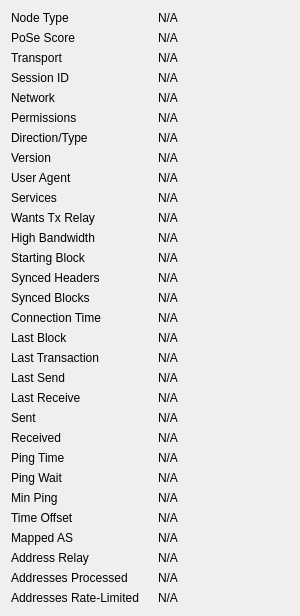
             <widget class="QWidget" name="detailWidget">
              <property name="geometry">
               <rect>
                <x>0</x>
                <y>0</y>
                <width>300</width>
                <height>426</height>
               </rect>
              </property>
              <layout class="QGridLayout" name="gridLayout_2" columnminimumwidth="0,10,0">
               <item row="0" column="0">
                <widget class="QLabel" name="label_50">
                 <property name="text">
                  <string>Node Type</string>
                 </property>
                </widget>
               </item>
               <item row="0" column="2">
                <widget class="QLabel" name="peerNodeType">
                 <property name="cursor">
                  <cursorShape>IBeamCursor</cursorShape>
                 </property>
                 <property name="text">
                  <string>N/A</string>
                 </property>
                 <property name="textFormat">
                  <enum>Qt::PlainText</enum>
                 </property>
                 <property name="textInteractionFlags">
                  <set>Qt::LinksAccessibleByMouse|Qt::TextSelectableByKeyboard|Qt::TextSelectableByMouse</set>
                 </property>
                </widget>
               </item>
               <item row="1" column="0">
                <widget class="QLabel" name="label_51">
                 <property name="text">
                  <string>PoSe Score</string>
                 </property>
                </widget>
               </item>
               <item row="1" column="2">
                <widget class="QLabel" name="peerPoSeScore">
                 <property name="cursor">
                  <cursorShape>IBeamCursor</cursorShape>
                 </property>
                 <property name="text">
                  <string>N/A</string>
                 </property>
                 <property name="textFormat">
                  <enum>Qt::PlainText</enum>
                 </property>
                 <property name="textInteractionFlags">
                  <set>Qt::LinksAccessibleByMouse|Qt::TextSelectableByKeyboard|Qt::TextSelectableByMouse</set>
                 </property>
                </widget>
               </item>
               <item row="2" column="0">
                <widget class="QLabel" name="peerTransportTypeLabel">
                 <property name="toolTip">
                  <string>The transport layer version: %1</string>
                 </property>
                 <property name="text">
                  <string>Transport</string>
                 </property>
                </widget>
               </item>
               <item row="2" column="2">
                <widget class="QLabel" name="peerTransportType">
                 <property name="cursor">
                  <cursorShape>IBeamCursor</cursorShape>
                 </property>
                 <property name="text">
                  <string>N/A</string>
                 </property>
                 <property name="textFormat">
                  <enum>Qt::PlainText</enum>
                 </property>
                 <property name="textInteractionFlags">
                  <set>Qt::LinksAccessibleByMouse|Qt::TextSelectableByKeyboard|Qt::TextSelectableByMouse</set>
                 </property>
                </widget>
               </item>
               <item row="3" column="0">
                <widget class="QLabel" name="peerSessionIdLabel">
                 <property name="toolTip">
                  <string>The BIP324 session ID string in hex, if any.</string>
                 </property>
                 <property name="text">
                  <string>Session ID</string>
                 </property>
                </widget>
               </item>
               <item row="3" column="2">
                <widget class="QLabel" name="peerSessionId">
                 <property name="cursor">
                  <cursorShape>IBeamCursor</cursorShape>
                 </property>
                 <property name="text">
                  <string>N/A</string>
                 </property>
                 <property name="textFormat">
                  <enum>Qt::PlainText</enum>
                 </property>
                 <property name="textInteractionFlags">
                  <set>Qt::LinksAccessibleByMouse|Qt::TextSelectableByKeyboard|Qt::TextSelectableByMouse</set>
                 </property>
                </widget>
               </item>
               <item row="4" column="0">
                <widget class="QLabel" name="peerNetworkLabel">
                 <property name="toolTip">
                  <string>The network protocol this peer is connected through: IPv4, IPv6, Onion, I2P, or CJDNS.</string>
                 </property>
                 <property name="text">
                  <string>Network</string>
                 </property>
                </widget>
               </item>
               <item row="4" column="2">
                <widget class="QLabel" name="peerNetwork">
                 <property name="cursor">
                  <cursorShape>IBeamCursor</cursorShape>
                 </property>
                 <property name="text">
                  <string>N/A</string>
                 </property>
                 <property name="textFormat">
                  <enum>Qt::PlainText</enum>
                 </property>
                 <property name="textInteractionFlags">
                  <set>Qt::LinksAccessibleByMouse|Qt::TextSelectableByKeyboard|Qt::TextSelectableByMouse</set>
                 </property>
                </widget>
               </item>
               <item row="5" column="0">
                <widget class="QLabel" name="label_30">
                 <property name="text">
                  <string>Permissions</string>
                 </property>
                </widget>
               </item>
               <item row="5" column="2">
                <widget class="QLabel" name="peerPermissions">
                 <property name="cursor">
                  <cursorShape>IBeamCursor</cursorShape>
                 </property>
                 <property name="text">
                  <string>N/A</string>
                 </property>
                 <property name="textFormat">
                  <enum>Qt::PlainText</enum>
                 </property>
                 <property name="textInteractionFlags">
                  <set>Qt::LinksAccessibleByMouse|Qt::TextSelectableByKeyboard|Qt::TextSelectableByMouse</set>
                 </property>
                </widget>
               </item>
               <item row="6" column="0">
               <widget class="QLabel" name="peerConnectionTypeLabel">
                 <property name="toolTip">
                   <string>The direction and type of peer connection: %1</string>
                 </property>
                 <property name="text">
                  <string>Direction/Type</string>
                 </property>
                </widget>
               </item>
               <item row="6" column="2">
                <widget class="QLabel" name="peerConnectionType">
                 <property name="cursor">
                  <cursorShape>IBeamCursor</cursorShape>
                 </property>
                 <property name="text">
                  <string>N/A</string>
                 </property>
                 <property name="textFormat">
                  <enum>Qt::PlainText</enum>
                 </property>
                 <property name="textInteractionFlags">
                  <set>Qt::LinksAccessibleByMouse|Qt::TextSelectableByKeyboard|Qt::TextSelectableByMouse</set>
                 </property>
                </widget>
               </item>
               <item row="7" column="0">
                <widget class="QLabel" name="label_21">
                 <property name="text">
                  <string>Version</string>
                 </property>
                </widget>
               </item>
               <item row="7" column="2">
                <widget class="QLabel" name="peerVersion">
                 <property name="cursor">
                  <cursorShape>IBeamCursor</cursorShape>
                 </property>
                 <property name="text">
                  <string>N/A</string>
                 </property>
                 <property name="textFormat">
                  <enum>Qt::PlainText</enum>
                 </property>
                 <property name="textInteractionFlags">
                  <set>Qt::LinksAccessibleByMouse|Qt::TextSelectableByKeyboard|Qt::TextSelectableByMouse</set>
                 </property>
                </widget>
               </item>
               <item row="8" column="0">
                <widget class="QLabel" name="label_28">
                 <property name="text">
                  <string>User Agent</string>
                 </property>
                </widget>
               </item>
               <item row="8" column="2">
                <widget class="QLabel" name="peerSubversion">
                 <property name="cursor">
                  <cursorShape>IBeamCursor</cursorShape>
                 </property>
                 <property name="text">
                  <string>N/A</string>
                 </property>
                 <property name="textFormat">
                  <enum>Qt::PlainText</enum>
                 </property>
                 <property name="wordWrap">
                  <bool>true</bool>
                 </property>
                 <property name="textInteractionFlags">
                  <set>Qt::LinksAccessibleByMouse|Qt::TextSelectableByKeyboard|Qt::TextSelectableByMouse</set>
                 </property>
                </widget>
               </item>
               <item row="9" column="0">
                <widget class="QLabel" name="label_4">
                 <property name="text">
                  <string>Services</string>
                 </property>
                </widget>
               </item>
               <item row="9" column="2">
                <widget class="QLabel" name="peerServices">
                 <property name="cursor">
                  <cursorShape>IBeamCursor</cursorShape>
                 </property>
                 <property name="text">
                  <string>N/A</string>
                 </property>
                 <property name="textFormat">
                  <enum>Qt::PlainText</enum>
                 </property>
                 <property name="textInteractionFlags">
                  <set>Qt::LinksAccessibleByMouse|Qt::TextSelectableByKeyboard|Qt::TextSelectableByMouse</set>
                 </property>
                </widget>
               </item>
               <item row="10" column="0">
                <widget class="QLabel" name="peerRelayTxesLabel">
                 <property name="toolTip">
                  <string>Whether the peer requested us to relay transactions.</string>
                 </property>
                 <property name="text">
                  <string>Wants Tx Relay</string>
                 </property>
                </widget>
               </item>
               <item row="10" column="2">
                <widget class="QLabel" name="peerRelayTxes">
                 <property name="cursor">
                  <cursorShape>IBeamCursor</cursorShape>
                 </property>
                 <property name="text">
                  <string>N/A</string>
                 </property>
                 <property name="textFormat">
                  <enum>Qt::PlainText</enum>
                 </property>
                 <property name="textInteractionFlags">
                  <set>Qt::LinksAccessibleByMouse|Qt::TextSelectableByKeyboard|Qt::TextSelectableByMouse</set>
                 </property>
                </widget>
               </item>
               <item row="11" column="0">
                <widget class="QLabel" name="peerHighBandwidthLabel">
                 <property name="toolTip">
                  <string>High bandwidth BIP152 compact block relay: %1</string>
                 </property>
                 <property name="text">
                  <string>High Bandwidth</string>
                 </property>
                </widget>
               </item>
               <item row="11" column="2">
                <widget class="QLabel" name="peerHighBandwidth">
                 <property name="cursor">
                  <cursorShape>IBeamCursor</cursorShape>
                 </property>
                 <property name="text">
                  <string>N/A</string>
                 </property>
                 <property name="textFormat">
                  <enum>Qt::PlainText</enum>
                 </property>
                 <property name="textInteractionFlags">
                  <set>Qt::LinksAccessibleByMouse|Qt::TextSelectableByKeyboard|Qt::TextSelectableByMouse</set>
                 </property>
                </widget>
               </item>
               <item row="12" column="0">
                <widget class="QLabel" name="label_29">
                 <property name="text">
                  <string>Starting Block</string>
                 </property>
                </widget>
               </item>
               <item row="12" column="2">
                <widget class="QLabel" name="peerHeight">
                 <property name="cursor">
                  <cursorShape>IBeamCursor</cursorShape>
                 </property>
                 <property name="text">
                  <string>N/A</string>
                 </property>
                 <property name="textFormat">
                  <enum>Qt::PlainText</enum>
                 </property>
                 <property name="textInteractionFlags">
                  <set>Qt::LinksAccessibleByMouse|Qt::TextSelectableByKeyboard|Qt::TextSelectableByMouse</set>
                 </property>
                </widget>
               </item>
               <item row="13" column="0">
                <widget class="QLabel" name="label_27">
                 <property name="text">
                  <string>Synced Headers</string>
                 </property>
                </widget>
               </item>
               <item row="13" column="2">
                <widget class="QLabel" name="peerSyncHeight">
                 <property name="cursor">
                  <cursorShape>IBeamCursor</cursorShape>
                 </property>
                 <property name="text">
                  <string>N/A</string>
                 </property>
                 <property name="textFormat">
                  <enum>Qt::PlainText</enum>
                 </property>
                 <property name="textInteractionFlags">
                  <set>Qt::LinksAccessibleByMouse|Qt::TextSelectableByKeyboard|Qt::TextSelectableByMouse</set>
                 </property>
                </widget>
               </item>
               <item row="14" column="0">
                <widget class="QLabel" name="label_25">
                 <property name="text">
                  <string>Synced Blocks</string>
                 </property>
                </widget>
               </item>
               <item row="14" column="2">
                <widget class="QLabel" name="peerCommonHeight">
                 <property name="cursor">
                  <cursorShape>IBeamCursor</cursorShape>
                 </property>
                 <property name="text">
                  <string>N/A</string>
                 </property>
                 <property name="textFormat">
                  <enum>Qt::PlainText</enum>
                 </property>
                 <property name="textInteractionFlags">
                  <set>Qt::LinksAccessibleByMouse|Qt::TextSelectableByKeyboard|Qt::TextSelectableByMouse</set>
                 </property>
                </widget>
               </item>
               <item row="15" column="0">
                <widget class="QLabel" name="label_22">
                 <property name="text">
                  <string>Connection Time</string>
                 </property>
                </widget>
               </item>
               <item row="15" column="2">
                <widget class="QLabel" name="peerConnTime">
                 <property name="cursor">
                  <cursorShape>IBeamCursor</cursorShape>
                 </property>
                 <property name="text">
                  <string>N/A</string>
                 </property>
                 <property name="textFormat">
                  <enum>Qt::PlainText</enum>
                 </property>
                 <property name="textInteractionFlags">
                  <set>Qt::LinksAccessibleByMouse|Qt::TextSelectableByKeyboard|Qt::TextSelectableByMouse</set>
                 </property>
                </widget>
               </item>
               <item row="16" column="0">
                <widget class="QLabel" name="peerLastBlockLabel">
                 <property name="toolTip">
                  <string>Elapsed time since a novel block passing initial validity checks was received from this peer.</string>
                 </property>
                 <property name="text">
                  <string>Last Block</string>
                 </property>
                </widget>
               </item>
               <item row="16" column="2">
                <widget class="QLabel" name="peerLastBlock">
                 <property name="cursor">
                  <cursorShape>IBeamCursor</cursorShape>
                 </property>
                 <property name="text">
                  <string>N/A</string>
                 </property>
                 <property name="textFormat">
                  <enum>Qt::PlainText</enum>
                 </property>
                 <property name="textInteractionFlags">
                  <set>Qt::LinksAccessibleByMouse|Qt::TextSelectableByKeyboard|Qt::TextSelectableByMouse</set>
                 </property>
                </widget>
               </item>
               <item row="17" column="0">
                <widget class="QLabel" name="peerLastTxLabel">
                 <property name="toolTip">
                  <string extracomment="Tooltip text for the Last Transaction field in the peer details area.">Elapsed time since a novel transaction accepted into our mempool was received from this peer.</string>
                 </property>
                 <property name="text">
                  <string>Last Transaction</string>
                 </property>
                </widget>
               </item>
               <item row="17" column="2">
                <widget class="QLabel" name="peerLastTx">
                 <property name="cursor">
                  <cursorShape>IBeamCursor</cursorShape>
                 </property>
                 <property name="text">
                  <string>N/A</string>
                 </property>
                 <property name="textFormat">
                  <enum>Qt::PlainText</enum>
                 </property>
                 <property name="textInteractionFlags">
                  <set>Qt::LinksAccessibleByMouse|Qt::TextSelectableByKeyboard|Qt::TextSelectableByMouse</set>
                 </property>
                </widget>
               </item>
               <item row="18" column="0">
                <widget class="QLabel" name="label_15">
                 <property name="text">
                  <string>Last Send</string>
                 </property>
                </widget>
               </item>
               <item row="18" column="2">
                <widget class="QLabel" name="peerLastSend">
                 <property name="cursor">
                  <cursorShape>IBeamCursor</cursorShape>
                 </property>
                 <property name="text">
                  <string>N/A</string>
                 </property>
                 <property name="textFormat">
                  <enum>Qt::PlainText</enum>
                 </property>
                 <property name="textInteractionFlags">
                  <set>Qt::LinksAccessibleByMouse|Qt::TextSelectableByKeyboard|Qt::TextSelectableByMouse</set>
                 </property>
                </widget>
               </item>
               <item row="19" column="0">
                <widget class="QLabel" name="label_19">
                 <property name="text">
                  <string>Last Receive</string>
                 </property>
                </widget>
               </item>
               <item row="19" column="2">
                <widget class="QLabel" name="peerLastRecv">
                 <property name="cursor">
                  <cursorShape>IBeamCursor</cursorShape>
                 </property>
                 <property name="text">
                  <string>N/A</string>
                 </property>
                 <property name="textFormat">
                  <enum>Qt::PlainText</enum>
                 </property>
                 <property name="textInteractionFlags">
                  <set>Qt::LinksAccessibleByMouse|Qt::TextSelectableByKeyboard|Qt::TextSelectableByMouse</set>
                 </property>
                </widget>
               </item>
               <item row="20" column="0">
                <widget class="QLabel" name="label_18">
                 <property name="text">
                  <string>Sent</string>
                 </property>
                </widget>
               </item>
               <item row="20" column="2">
                <widget class="QLabel" name="peerBytesSent">
                 <property name="cursor">
                  <cursorShape>IBeamCursor</cursorShape>
                 </property>
                 <property name="text">
                  <string>N/A</string>
                 </property>
                 <property name="textFormat">
                  <enum>Qt::PlainText</enum>
                 </property>
                 <property name="textInteractionFlags">
                  <set>Qt::LinksAccessibleByMouse|Qt::TextSelectableByKeyboard|Qt::TextSelectableByMouse</set>
                 </property>
                </widget>
               </item>
               <item row="21" column="0">
                <widget class="QLabel" name="label_20">
                 <property name="text">
                  <string>Received</string>
                 </property>
                </widget>
               </item>
               <item row="21" column="2">
                <widget class="QLabel" name="peerBytesRecv">
                 <property name="cursor">
                  <cursorShape>IBeamCursor</cursorShape>
                 </property>
                 <property name="text">
                  <string>N/A</string>
                 </property>
                 <property name="textFormat">
                  <enum>Qt::PlainText</enum>
                 </property>
                 <property name="textInteractionFlags">
                  <set>Qt::LinksAccessibleByMouse|Qt::TextSelectableByKeyboard|Qt::TextSelectableByMouse</set>
                 </property>
                </widget>
               </item>
               <item row="22" column="0">
                <widget class="QLabel" name="label_26">
                 <property name="text">
                  <string>Ping Time</string>
                 </property>
                </widget>
               </item>
               <item row="22" column="2">
                <widget class="QLabel" name="peerPingTime">
                 <property name="cursor">
                  <cursorShape>IBeamCursor</cursorShape>
                 </property>
                 <property name="text">
                  <string>N/A</string>
                 </property>
                 <property name="textFormat">
                  <enum>Qt::PlainText</enum>
                 </property>
                 <property name="textInteractionFlags">
                  <set>Qt::LinksAccessibleByMouse|Qt::TextSelectableByKeyboard|Qt::TextSelectableByMouse</set>
                 </property>
                </widget>
               </item>
               <item row="23" column="0">
                <widget class="QLabel" name="peerPingWaitLabel">
                 <property name="toolTip">
                  <string>The duration of a currently outstanding ping.</string>
                 </property>
                 <property name="text">
                  <string>Ping Wait</string>
                 </property>
                </widget>
               </item>
               <item row="23" column="2">
                <widget class="QLabel" name="peerPingWait">
                 <property name="cursor">
                  <cursorShape>IBeamCursor</cursorShape>
                 </property>
                 <property name="text">
                  <string>N/A</string>
                 </property>
                 <property name="textFormat">
                  <enum>Qt::PlainText</enum>
                 </property>
                 <property name="textInteractionFlags">
                  <set>Qt::LinksAccessibleByMouse|Qt::TextSelectableByKeyboard|Qt::TextSelectableByMouse</set>
                 </property>
                </widget>
               </item>
               <item row="24" column="0">
                <widget class="QLabel" name="peerMinPingLabel">
                 <property name="text">
                  <string>Min Ping</string>
                 </property>
                </widget>
               </item>
               <item row="24" column="2">
                <widget class="QLabel" name="peerMinPing">
                 <property name="cursor">
                  <cursorShape>IBeamCursor</cursorShape>
                 </property>
                 <property name="text">
                  <string>N/A</string>
                 </property>
                 <property name="textFormat">
                  <enum>Qt::PlainText</enum>
                 </property>
                 <property name="textInteractionFlags">
                  <set>Qt::LinksAccessibleByMouse|Qt::TextSelectableByKeyboard|Qt::TextSelectableByMouse</set>
                 </property>
                </widget>
               </item>
               <item row="25" column="0">
                <widget class="QLabel" name="label_timeoffset">
                 <property name="text">
                  <string>Time Offset</string>
                 </property>
                </widget>
               </item>
               <item row="25" column="2">
                <widget class="QLabel" name="timeoffset">
                 <property name="cursor">
                  <cursorShape>IBeamCursor</cursorShape>
                 </property>
                 <property name="text">
                  <string>N/A</string>
                 </property>
                 <property name="textFormat">
                  <enum>Qt::PlainText</enum>
                 </property>
                 <property name="textInteractionFlags">
                  <set>Qt::LinksAccessibleByMouse|Qt::TextSelectableByKeyboard|Qt::TextSelectableByMouse</set>
                 </property>
                </widget>
               </item>
               <item row="26" column="0">
                <widget class="QLabel" name="peerMappedASLabel">
                 <property name="toolTip">
                  <string>The mapped Autonomous System used for diversifying peer selection.</string>
                 </property>
                 <property name="text">
                  <string>Mapped AS</string>
                 </property>
                </widget>
               </item>
               <item row="26" column="2">
                <widget class="QLabel" name="peerMappedAS">
                 <property name="cursor">
                  <cursorShape>IBeamCursor</cursorShape>
                 </property>
                 <property name="text">
                  <string>N/A</string>
                 </property>
                 <property name="textFormat">
                  <enum>Qt::PlainText</enum>
                 </property>
                 <property name="textInteractionFlags">
                  <set>Qt::LinksAccessibleByMouse|Qt::TextSelectableByKeyboard|Qt::TextSelectableByMouse</set>
                 </property>
                </widget>
               </item>
               <item row="27" column="0">
                <widget class="QLabel" name="peerAddrRelayEnabledLabel">
                 <property name="toolTip">
                  <string extracomment="Tooltip text for the Address Relay field in the peer details area.">Whether we relay addresses to this peer.</string>
                 </property>
                 <property name="text">
                  <string>Address Relay</string>
                 </property>
                </widget>
               </item>
               <item row="27" column="2">
                <widget class="QLabel" name="peerAddrRelayEnabled">
                 <property name="cursor">
                  <cursorShape>IBeamCursor</cursorShape>
                 </property>
                 <property name="text">
                  <string>N/A</string>
                 </property>
                 <property name="textFormat">
                  <enum>Qt::PlainText</enum>
                 </property>
                 <property name="textInteractionFlags">
                  <set>Qt::LinksAccessibleByMouse|Qt::TextSelectableByKeyboard|Qt::TextSelectableByMouse</set>
                 </property>
                </widget>
               </item>
               <item row="28" column="0">
                <widget class="QLabel" name="peerAddrProcessedLabel">
                 <property name="toolTip">
                  <string extracomment="Tooltip text for the Addresses Processed field in the peer details area.">Total number of addresses processed, excluding those dropped due to rate-limiting.</string>
                 </property>
                 <property name="text">
                  <string>Addresses Processed</string>
                 </property>
                </widget>
               </item>
               <item row="28" column="2">
                <widget class="QLabel" name="peerAddrProcessed">
                 <property name="cursor">
                  <cursorShape>IBeamCursor</cursorShape>
                 </property>
                 <property name="text">
                  <string>N/A</string>
                 </property>
                 <property name="textFormat">
                  <enum>Qt::PlainText</enum>
                 </property>
                 <property name="textInteractionFlags">
                  <set>Qt::LinksAccessibleByMouse|Qt::TextSelectableByKeyboard|Qt::TextSelectableByMouse</set>
                 </property>
                </widget>
               </item>
               <item row="29" column="0">
                <widget class="QLabel" name="peerAddrRateLimitedLabel">
                 <property name="toolTip">
                  <string extracomment="Tooltip text for the Addresses Rate-Limited field in the peer details area.">Total number of addresses dropped due to rate-limiting.</string>
                 </property>
                 <property name="text">
                  <string>Addresses Rate-Limited</string>
                 </property>
                </widget>
               </item>
               <item row="29" column="2">
                <widget class="QLabel" name="peerAddrRateLimited">
                 <property name="cursor">
                  <cursorShape>IBeamCursor</cursorShape>
                 </property>
                 <property name="text">
                  <string>N/A</string>
                 </property>
                 <property name="textFormat">
                  <enum>Qt::PlainText</enum>
                 </property>
                 <property name="textInteractionFlags">
                  <set>Qt::LinksAccessibleByMouse|Qt::TextSelectableByKeyboard|Qt::TextSelectableByMouse</set>
                 </property>
                </widget>
               </item>
               <item row="30" column="0">
                <spacer name="verticalSpacer_3">
                 <property name="orientation">
                  <enum>Qt::Vertical</enum>
                 </property>
                 <property name="sizeHint" stdset="0">
                  <size>
                   <width>20</width>
                   <height>10</height>
                  </size>
                 </property>
                </spacer>
               </item>
              </layout>
             </widget>
